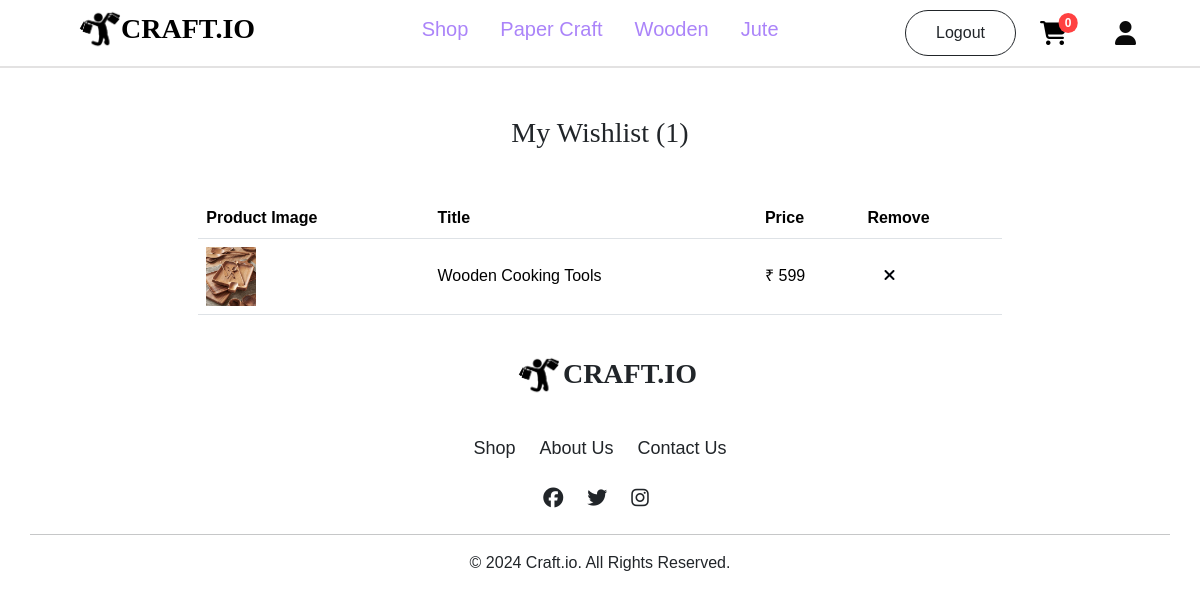
/customer/wishlist/ (signed in), run on the app's committed database.
### account/models.py (models this page shows, shortened)
class Wishlist(models.Model):
    user = models.ForeignKey(User, on_delete=models.CASCADE)
    product = models.ForeignKey(Productss, on_delete=models.CASCADE)

class Productss(models.Model):
    title=models.CharField(max_length=100)
    description=models.CharField(max_length=500)
    price=models.IntegerField()
    offerprice=models.IntegerField()
    image=models.ImageField(upload_to='product_images')
    stock=models.IntegerField()
    ShippingFee=models.CharField(max_length=100,default='Free')
    created_at = models.DateTimeField(default=timezone.now)
    options=(
        ('PaperCraft','PaperCraft'),
        ('Wooden','Wooden'),
        ('Jute','Jute'),
    )
    category=models.CharField(max_length=100,choices=options)

### customer/views.py (the view)
    def inner(request, *args, **kw):
        if request.user.is_authenticated:
            return fn(request, *args, **kw)
        else:
            messages.error(request, 'Please login First!!')
            return redirect('login')

### customer/context_processors.py (called while the page is built)
def item_count(request):
    if request.user.is_authenticated:
        cart_count=Cart.objects.filter(user=request.user).count()
        wishlist_count=Wishlist.objects.filter(user=request.user).count()
        order_count=Orders.objects.filter(user=request.user).count()
        return {'cart':cart_count,'wishlist':wishlist_count,'order':order_count}
    else:
        return {"cart":0,'wishlist':0,"order":0}

### customer/views.py (called while the page is built)
def signin_required(fn):
    def inner(request, *args, **kw):
        if request.user.is_authenticated:
            return fn(request, *args, **kw)
        else:
            messages.error(request, 'Please login First!!')
            return redirect('login')
    return inner

@signin_required
def wishlist_view(request):
    wishlist_items = Wishlist.objects.filter(user=request.user)
    return render(request, 'wishlist.html', {'wishlist_items': wishlist_items})

### customer/templates/wishlist.html
{% extends 'navbar.html' %}
{% block content %}
    {% if wishlist_items %}
    <div class="container mt-5">
        <h3 class="text-center" style="font-family:Cambria, Cochin, Georgia, Times, 'Times New Roman', serif;">My Wishlist
            ({{wishlist}})
        </h3>
    <div class="table-container" style="width: 72%; margin: 0 auto;">
        <table class="table mt-5">
            <thead>
                <tr>
                    <th>Product Image</th>
                    <th>Title</th>
                    <th>Price</th>
                    <th>Remove</th>
                </tr>
            </thead>
            <tbody>
            {% for item in wishlist_items %}
                <tr class="align-middle">
                    <td>
                        <a href="{% url 'pdetail' item.product.id %}">
                            <img src="{{ item.product.image.url }}" alt="{{ item.product.title }}" class="img-fluid" height="50px" width="50px">
                        </a>
                    </td>
                    <td>{{ item.product.title }}</td>
                    <td>&#8377; {{ item.product.offerprice }}</td>
                    <td>
                        <a href="{% url 'remove_from_wishlist' item.product.id %}"  class="ms-3"><i class="fa-solid fa-xmark" style="color: #00040a;"></i></a>
                    </td>
                </tr>
            {% endfor %}
            </tbody>
        </table>
    </div>
</div>
    {% else %}
    <div style="display: flex; justify-content: center; align-items: center; height: 80vh;margin-top: 30px;">
        <img src="https://i.pinimg.com/originals/f6/e4/64/f6e464230662e7fa4c6a4afb92631aed.png" class="img-fluid rounded-top" alt=""/>
    </div>
    {% endif %}
{% endblock content %}

### customer/templates/navbar.html (style rules this page uses)
* { font-family: 'Parkinsans', sans-serif; }

### data on the page
Wishlist: product.image (picture), product "Wooden Cooking Tools", product.offerprice "599"

### other printed values
{{ cart }} "0"
{{ wishlist }} "1"
